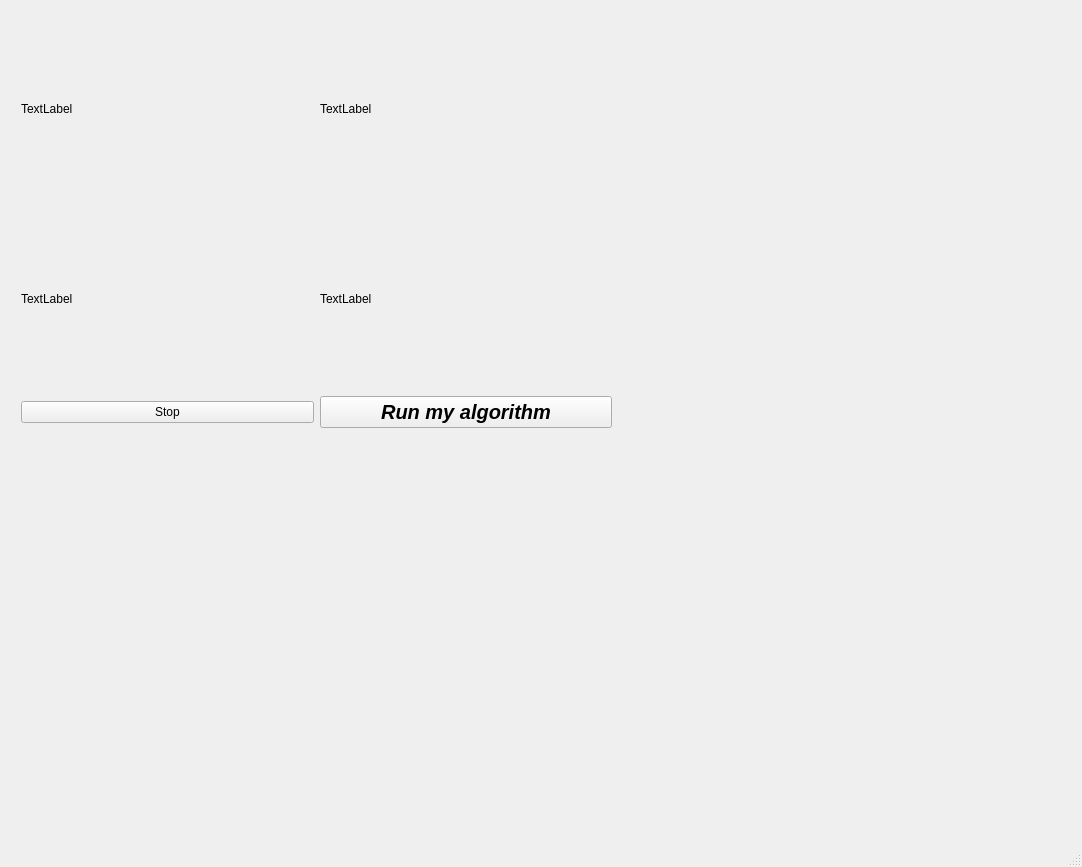
<?xml version="1.0" encoding="UTF-8"?>
<ui version="4.0">
 <class>MainWindow</class>
 <widget class="QMainWindow" name="MainWindow">
  <property name="geometry">
   <rect>
    <x>0</x>
    <y>0</y>
    <width>1082</width>
    <height>867</height>
   </rect>
  </property>
  <property name="windowTitle">
   <string>MainWindow</string>
  </property>
  <widget class="QWidget" name="centralwidget">
   <widget class="QWidget" name="verticalLayoutWidget">
    <property name="geometry">
     <rect>
      <x>160</x>
      <y>480</y>
      <width>361</width>
      <height>301</height>
     </rect>
    </property>
    <layout class="QVBoxLayout" name="tlLayout"/>
   </widget>
   <widget class="QWidget" name="">
    <property name="geometry">
     <rect>
      <x>21</x>
      <y>17</y>
      <width>591</width>
      <height>411</height>
     </rect>
    </property>
    <layout class="QVBoxLayout" name="verticalLayout">
     <item>
      <layout class="QGridLayout" name="gridLayout">
       <item row="2" column="0">
        <widget class="QLabel" name="imageLeftFiltered">
         <property name="text">
          <string>TextLabel</string>
         </property>
        </widget>
       </item>
       <item row="2" column="1">
        <widget class="QLabel" name="imageRightFiltered">
         <property name="text">
          <string>TextLabel</string>
         </property>
        </widget>
       </item>
       <item row="1" column="0">
        <widget class="QLabel" name="imageLeft">
         <property name="text">
          <string>TextLabel</string>
         </property>
        </widget>
       </item>
       <item row="1" column="1">
        <widget class="QLabel" name="imageRight">
         <property name="text">
          <string>TextLabel</string>
         </property>
        </widget>
       </item>
      </layout>
     </item>
     <item>
      <layout class="QHBoxLayout" name="horizontalLayout">
       <item>
        <widget class="QPushButton" name="stopButton">
         <property name="text">
          <string>Stop</string>
         </property>
         <property name="icon">
          <iconset resource="../../introrob_py/resources/resources.qrc">
           <normaloff>:/images/stop.png</normaloff>:/images/stop.png</iconset>
         </property>
        </widget>
       </item>
       <item>
        <widget class="QPushButton" name="pushButton">
         <property name="font">
          <font>
           <pointsize>15</pointsize>
           <weight>75</weight>
           <italic>true</italic>
           <bold>true</bold>
          </font>
         </property>
         <property name="text">
          <string>Run my algorithm</string>
         </property>
        </widget>
       </item>
      </layout>
     </item>
    </layout>
   </widget>
  </widget>
  <widget class="QMenuBar" name="menubar">
   <property name="geometry">
    <rect>
     <x>0</x>
     <y>0</y>
     <width>1082</width>
     <height>25</height>
    </rect>
   </property>
  </widget>
  <widget class="QStatusBar" name="statusbar"/>
 </widget>
 <resources>
  <include location="../../introrob_py/resources/resources.qrc"/>
 </resources>
 <connections/>
</ui>
